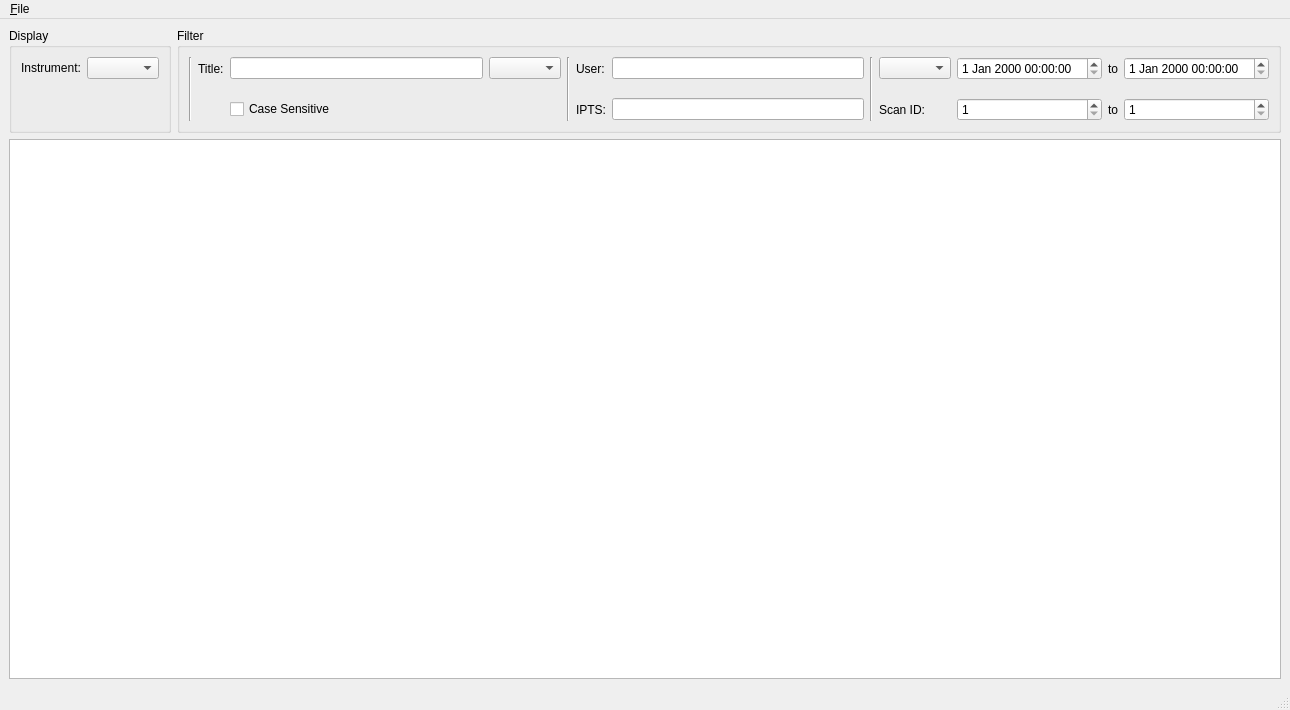
<?xml version="1.0" encoding="UTF-8"?>
<ui version="4.0">
 <class>MainWindow</class>
 <widget class="QMainWindow" name="MainWindow">
  <property name="geometry">
   <rect>
    <x>0</x>
    <y>0</y>
    <width>1290</width>
    <height>710</height>
   </rect>
  </property>
  <property name="windowTitle">
   <string>JournalView</string>
  </property>
  <widget class="QWidget" name="centralwidget">
   <layout class="QGridLayout" name="gridLayout_2">
    <item row="0" column="0">
     <widget class="QGroupBox" name="groupBox">
      <property name="title">
       <string>Display</string>
      </property>
      <layout class="QFormLayout" name="formLayout">
       <item row="0" column="0">
        <widget class="QLabel" name="instrumentLabel">
         <property name="text">
          <string>Instrument:</string>
         </property>
         <property name="buddy">
          <cstring>instrumentComboBox</cstring>
         </property>
        </widget>
       </item>
       <item row="0" column="1">
        <widget class="QComboBox" name="instrumentComboBox"/>
       </item>
      </layout>
     </widget>
    </item>
    <item row="0" column="1">
     <widget class="QGroupBox" name="groupBox_2">
      <property name="title">
       <string>Filter</string>
      </property>
      <layout class="QGridLayout" name="gridLayout">
       <item row="3" column="6">
        <widget class="QLineEdit" name="iptsLineEdit"/>
       </item>
       <item row="0" column="0" rowspan="4">
        <widget class="Line" name="line_3">
         <property name="orientation">
          <enum>Qt::Vertical</enum>
         </property>
        </widget>
       </item>
       <item row="0" column="1">
        <widget class="QLabel" name="titleLabel">
         <property name="text">
          <string>Title:</string>
         </property>
         <property name="buddy">
          <cstring>titleLineEdit</cstring>
         </property>
        </widget>
       </item>
       <item row="0" column="2">
        <widget class="QLineEdit" name="titleLineEdit"/>
       </item>
       <item row="0" column="4" rowspan="4">
        <widget class="Line" name="line">
         <property name="orientation">
          <enum>Qt::Vertical</enum>
         </property>
        </widget>
       </item>
       <item row="0" column="5">
        <widget class="QLabel" name="userLabel">
         <property name="text">
          <string>User:</string>
         </property>
         <property name="buddy">
          <cstring>userLineEdit</cstring>
         </property>
        </widget>
       </item>
       <item row="0" column="6">
        <widget class="QLineEdit" name="userLineEdit"/>
       </item>
       <item row="0" column="7" rowspan="4">
        <widget class="Line" name="line_2">
         <property name="orientation">
          <enum>Qt::Vertical</enum>
         </property>
        </widget>
       </item>
       <item row="0" column="8">
        <widget class="QComboBox" name="dateComboBox">
         <property name="focusPolicy">
          <enum>Qt::WheelFocus</enum>
         </property>
        </widget>
       </item>
       <item row="0" column="9">
        <widget class="QDateTimeEdit" name="dateTimeEdit"/>
       </item>
       <item row="0" column="10">
        <widget class="QLabel" name="dateToLabel">
         <property name="text">
          <string>to</string>
         </property>
         <property name="textFormat">
          <enum>Qt::LogText</enum>
         </property>
        </widget>
       </item>
       <item row="0" column="11">
        <widget class="QDateTimeEdit" name="dateTimeEdit_2"/>
       </item>
       <item row="3" column="2">
        <widget class="QCheckBox" name="titleCaseCheckBox">
         <property name="text">
          <string>Case Sensitive</string>
         </property>
        </widget>
       </item>
       <item row="3" column="5">
        <widget class="QLabel" name="iptsLabel">
         <property name="text">
          <string>IPTS:</string>
         </property>
         <property name="buddy">
          <cstring>iptsLineEdit</cstring>
         </property>
        </widget>
       </item>
       <item row="3" column="8">
        <widget class="QLabel" name="scanLabel">
         <property name="text">
          <string>Scan ID:</string>
         </property>
         <property name="buddy">
          <cstring>scanStartSpinBox</cstring>
         </property>
        </widget>
       </item>
       <item row="3" column="9">
        <widget class="QSpinBox" name="scanStartSpinBox">
         <property name="minimum">
          <number>1</number>
         </property>
         <property name="maximum">
          <number>99999</number>
         </property>
        </widget>
       </item>
       <item row="3" column="10">
        <widget class="QLabel" name="scanToLabel">
         <property name="text">
          <string>to</string>
         </property>
         <property name="textFormat">
          <enum>Qt::LogText</enum>
         </property>
        </widget>
       </item>
       <item row="3" column="11">
        <widget class="QSpinBox" name="scanStopSpinBox">
         <property name="minimum">
          <number>1</number>
         </property>
         <property name="maximum">
          <number>99999</number>
         </property>
        </widget>
       </item>
       <item row="0" column="3">
        <widget class="QComboBox" name="titleSyntaxComboBox"/>
       </item>
      </layout>
      <zorder>titleLineEdit</zorder>
      <zorder>titleLabel</zorder>
      <zorder>titleCaseCheckBox</zorder>
      <zorder>userLineEdit</zorder>
      <zorder>userLabel</zorder>
      <zorder>dateComboBox</zorder>
      <zorder>dateTimeEdit</zorder>
      <zorder>dateToLabel</zorder>
      <zorder>dateTimeEdit_2</zorder>
      <zorder>iptsLineEdit</zorder>
      <zorder>iptsLabel</zorder>
      <zorder>line</zorder>
      <zorder>line_2</zorder>
      <zorder>line_3</zorder>
      <zorder>scanLabel</zorder>
      <zorder>scanStartSpinBox</zorder>
      <zorder>scanToLabel</zorder>
      <zorder>scanStopSpinBox</zorder>
      <zorder>titleSyntaxComboBox</zorder>
     </widget>
    </item>
    <item row="1" column="0" colspan="2">
     <widget class="QTableView" name="tableView"/>
    </item>
   </layout>
  </widget>
  <widget class="QMenuBar" name="menubar">
   <property name="geometry">
    <rect>
     <x>0</x>
     <y>0</y>
     <width>1290</width>
     <height>20</height>
    </rect>
   </property>
   <widget class="QMenu" name="menu_File">
    <property name="title">
     <string>&amp;File</string>
    </property>
    <widget class="QMenu" name="menuImport">
     <property name="title">
      <string>Import...</string>
     </property>
     <addaction name="actionHDF5"/>
     <addaction name="actionCSV"/>
     <addaction name="actionXML"/>
    </widget>
    <addaction name="menuImport"/>
    <addaction name="action_Plot"/>
    <addaction name="separator"/>
    <addaction name="action_Close"/>
   </widget>
   <addaction name="menu_File"/>
  </widget>
  <widget class="QStatusBar" name="statusbar"/>
  <action name="actionHDF5">
   <property name="text">
    <string>HDF5</string>
   </property>
  </action>
  <action name="actionCSV">
   <property name="text">
    <string>CSV</string>
   </property>
  </action>
  <action name="actionXML">
   <property name="text">
    <string>XML</string>
   </property>
  </action>
  <action name="action_Plot">
   <property name="text">
    <string>&amp;Plot</string>
   </property>
  </action>
  <action name="action_Close">
   <property name="text">
    <string>&amp;Close</string>
   </property>
  </action>
 </widget>
 <resources/>
 <connections/>
</ui>
